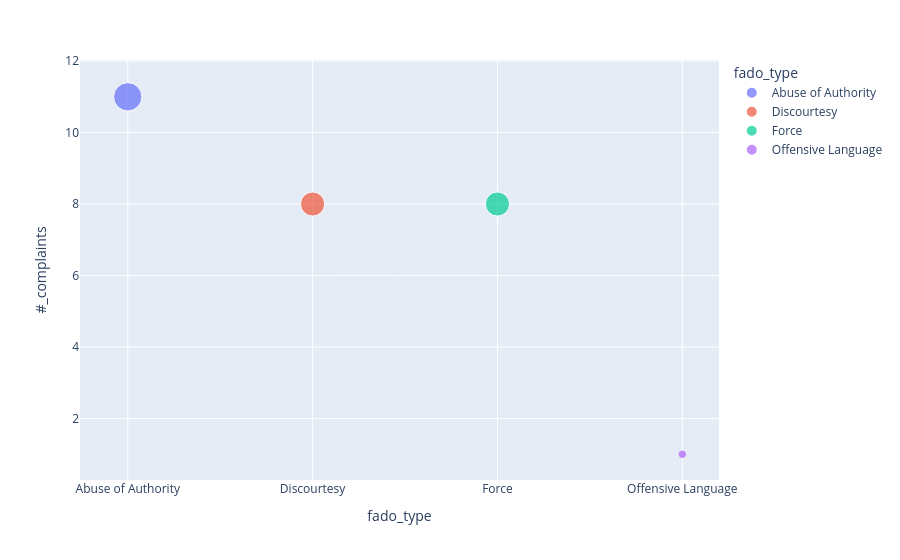

Here is the notebook cell this chart was saved with:
### Code cell
fig = px.scatter(df_25861, x="fado_type", y="#_complaints", color="fado_type", size='#_complaints')
fig.show()

### Figure 1 — Plotly figure (JSON) as saved in the notebook; plotly's stock layout.template omitted (floating-point values rounded to 4 significant figures)
{"data": [{"hovertemplate": "fado_type=%{x}<br>#_complaints=%{marker.size}<extra></extra>", "legendgroup": "Abuse of Authority", "marker": {"color": "#636efa", "size": [11], "sizemode": "area", "sizeref": 0.0275, "symbol": "circle"}, "mode": "markers", "name": "Abuse of Authority", "orientation": "v", "showlegend": true, "type": "scatter", "x": ["Abuse of Authority"], "xaxis": "x", "y": [11], "yaxis": "y"}, {"hovertemplate": "fado_type=%{x}<br>#_complaints=%{marker.size}<extra></extra>", "legendgroup": "Discourtesy", "marker": {"color": "#EF553B", "size": [8], "sizemode": "area", "sizeref": 0.0275, "symbol": "circle"}, "mode": "markers", "name": "Discourtesy", "orientation": "v", "showlegend": true, "type": "scatter", "x": ["Discourtesy"], "xaxis": "x", "y": [8], "yaxis": "y"}, {"hovertemplate": "fado_type=%{x}<br>#_complaints=%{marker.size}<extra></extra>", "legendgroup": "Force", "marker": {"color": "#00cc96", "size": [8], "sizemode": "area", "sizeref": 0.0275, "symbol": "circle"}, "mode": "markers", "name": "Force", "orientation": "v", "showlegend": true, "type": "scatter", "x": ["Force"], "xaxis": "x", "y": [8], "yaxis": "y"}, {"hovertemplate": "fado_type=%{x}<br>#_complaints=%{marker.size}<extra></extra>", "legendgroup": "Offensive Language", "marker": {"color": "#ab63fa", "size": [1], "sizemode": "area", "sizeref": 0.0275, "symbol": "circle"}, "mode": "markers", "name": "Offensive Language", "orientation": "v", "showlegend": true, "type": "scatter", "x": ["Offensive Language"], "xaxis": "x", "y": [1], "yaxis": "y"}], "layout": {"legend": {"itemsizing": "constant", "title": {"text": "fado_type"}, "tracegroupgap": 0}, "margin": {"t": 60}, "xaxis": {"anchor": "y", "categoryarray": ["Abuse of Authority", "Discourtesy", "Force", "Offensive Language"], "categoryorder": "array", "domain": [0, 1], "title": {"text": "fado_type"}}, "yaxis": {"anchor": "x", "domain": [0, 1], "title": {"text": "#_complaints"}}}}
